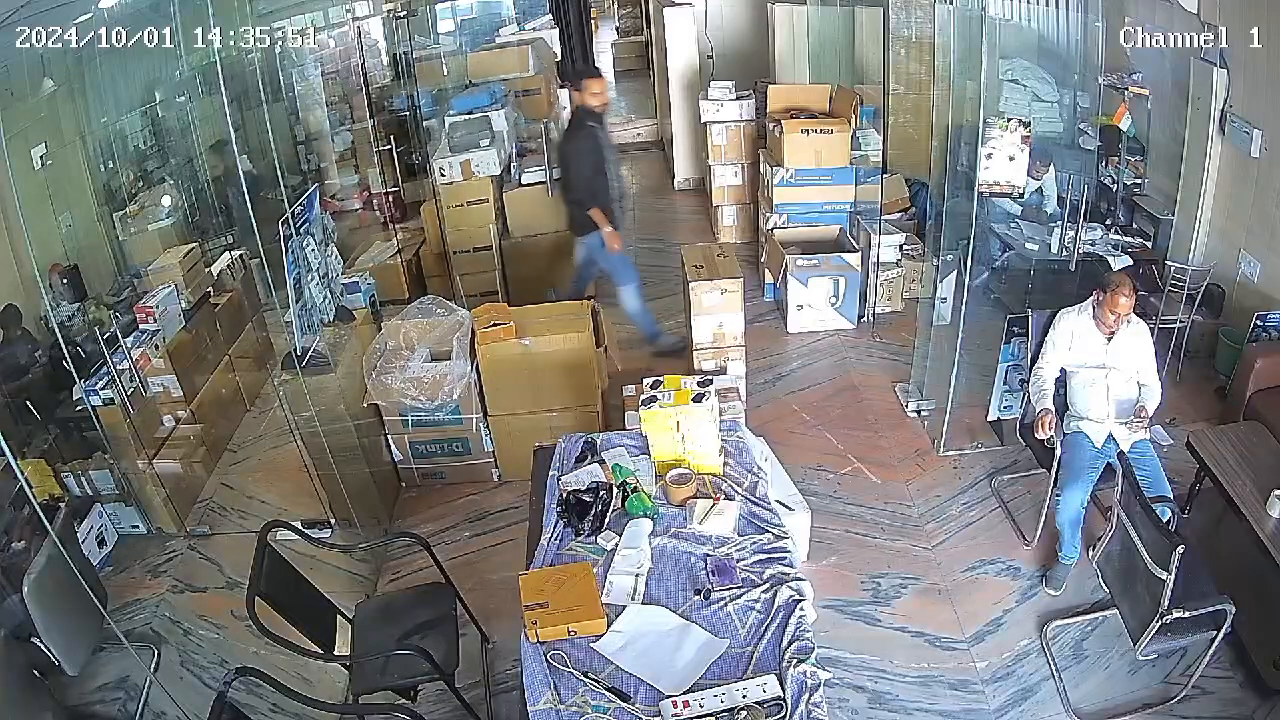
#> input picture frame 37 of Contour Area Detection/vid.mp4, 1280 x 720 px
$ python burgler_presence.py
#> lines starting #> are read from the running program, lines starting #| are printed output that depends on the picture; after the words box and inside, x2 and y2 are one past the last pixel; in counts of white or black regions, pixels touching at a corner belong together
import cv2

cap = cv2.VideoCapture('./hands_on_cv/vid.mp4')

frames = []
gap = 5
count = 0

# Properties
frame_width = int(cap.get(3))
frame_height = int(cap.get(4))
fps = cap.get(cv2.CAP_PROP_FPS)

# Writer
fourcc = cv2.VideoWriter_fourcc(*'mp4v')
out = cv2.VideoWriter('output.mp4', fourcc, fps, (frame_width, frame_height))


while True:
    ret, frame = cap.read()
#> frame is the input picture: shape (720, 1280, 3); mean B, G, R 126.8, 126.4, 123.5

    if not ret:
        break

    gray = cv2.cvtColor(frame, cv2.COLOR_BGR2GRAY)
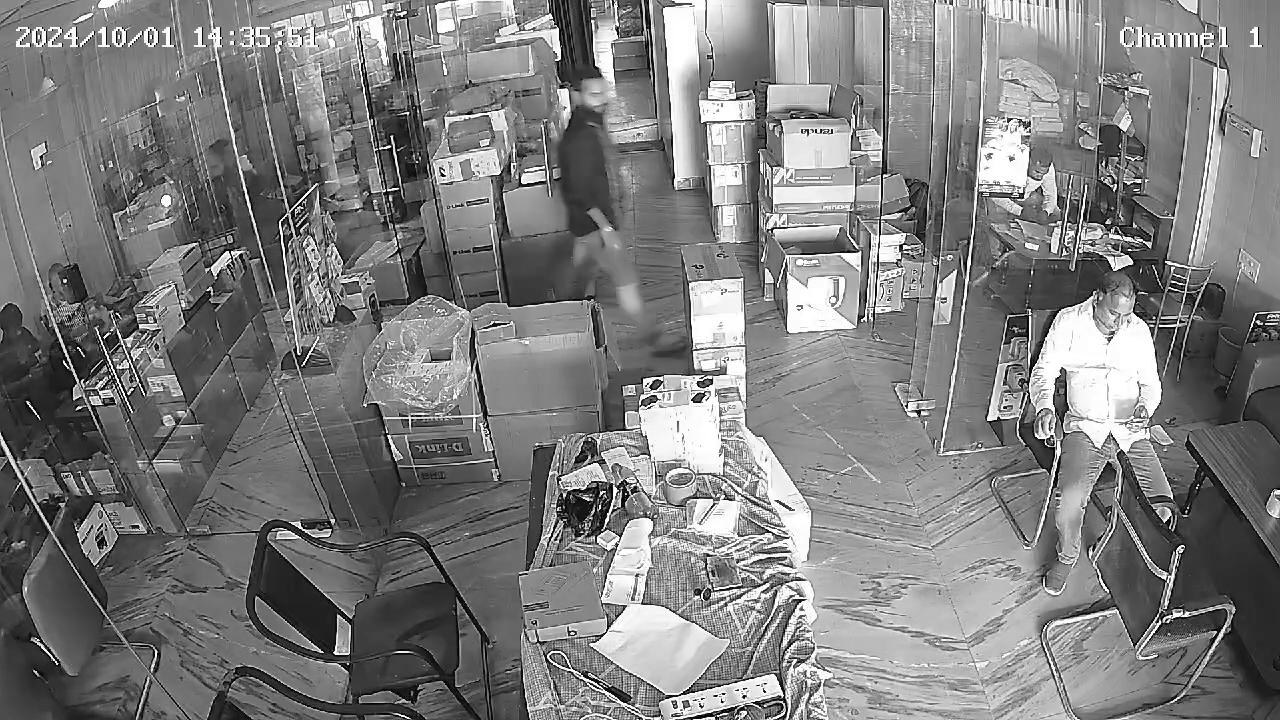
#> gray: shape (720, 1280); min 0, max 255, mean 125.6
    frames.append(gray)

    if len(frames) > gap + 1:
        frames.pop(0)

    cv2.putText(frame, f'Frame Count: {count}', (10, 30), cv2.FONT_HERSHEY_SIMPLEX, 1, (0, 255, 0), 2)
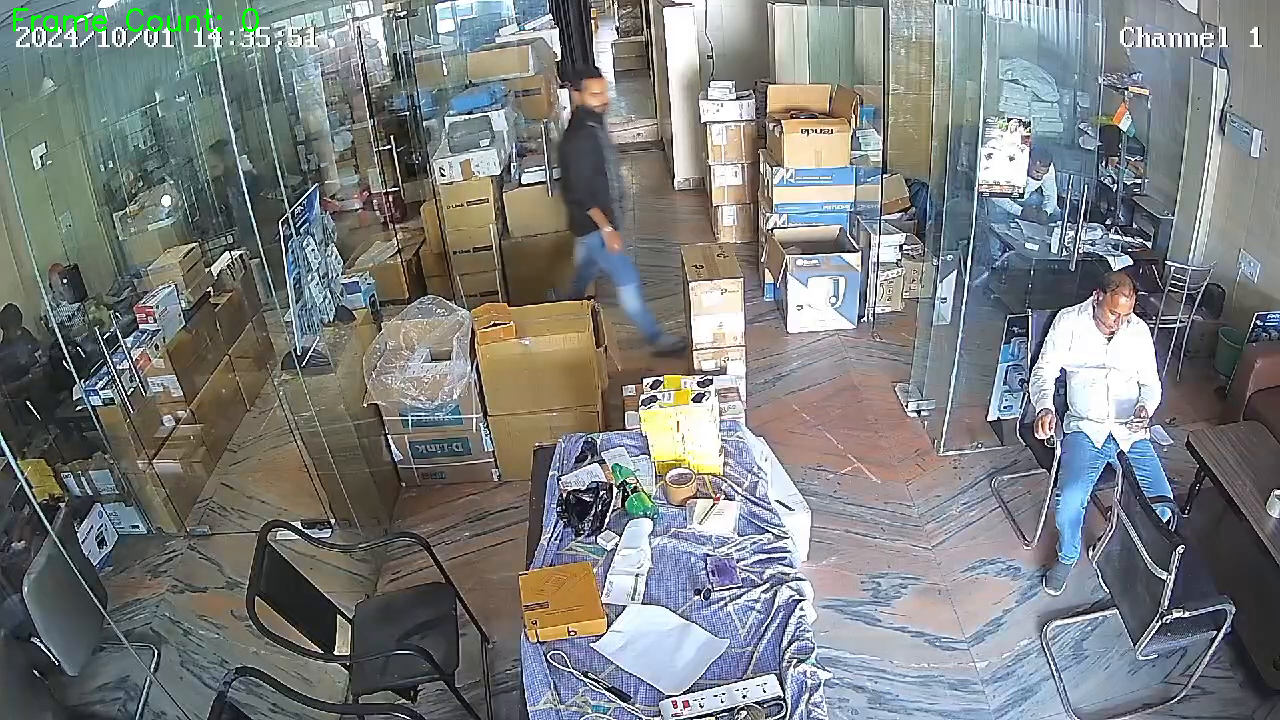
#> frame: shape (720, 1280, 3); 0.16% of pixels changed, all inside (x1, y1, x2, y2) = (13, 8, 259, 32)

    if len(frames) > gap:
        diff = cv2.absdiff(frames[0], frames[-1])
        _, thresh = cv2.threshold(diff, 30, 255, cv2.THRESH_BINARY)

        contours, _ = cv2.findContours(thresh, cv2.RETR_EXTERNAL, cv2.CHAIN_APPROX_SIMPLE)

        for c in contours:
            if cv2.contourArea(c) < 100:
                continue
            (x, y, w, h) = cv2.boundingRect(c)
            cv2.rectangle(frame, (x, y), (x + w, y + h), (0, 0, 255), 2)

        motion = any(cv2.contourArea(c) > 100 for c in contours)

        if motion:
            cv2.putText(frame, 'Motion Detected!', (10, 60), cv2.FONT_HERSHEY_SIMPLEX, 1, (0, 0, 255), 2)
            # cv2.imwrite(f'motion_{count}.jpg', frame)
            print(f'Motion detected at frame {count}')

        cv2.imshow('Burglar Presence Detection', frame)
        count += 1

        if cv2.waitKey(1) & 0xFF == 27:  # Press 'Esc' to exit
            break

    out.write(frame)

cap.release()
out.release()
cv2.destroyAllWindows()

$ run again, starting later in the video
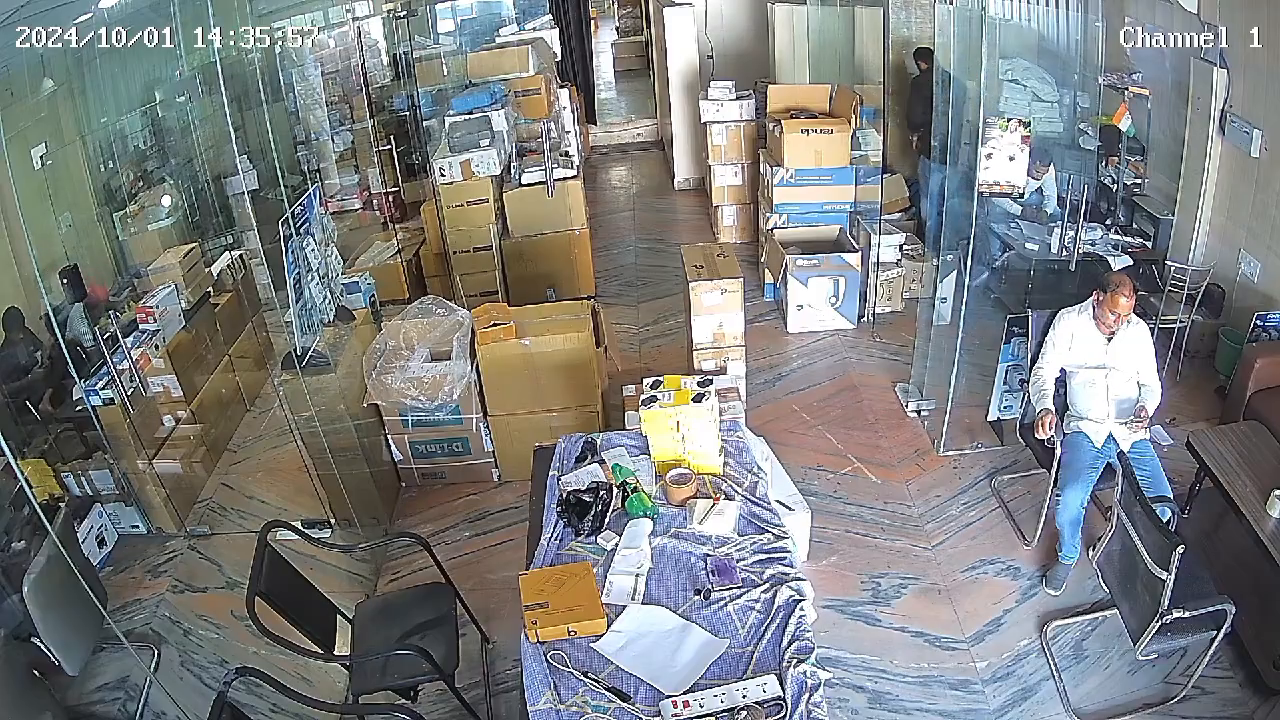
#> input picture frame 169 of Contour Area Detection/vid.mp4, 1280 x 720 px
#> frame is the input picture: shape (720, 1280, 3); mean B, G, R 128, 127.8, 125.1
#> `gray = cv2.cvtColor(frame, cv2.COLOR_BGR2GRAY)`:
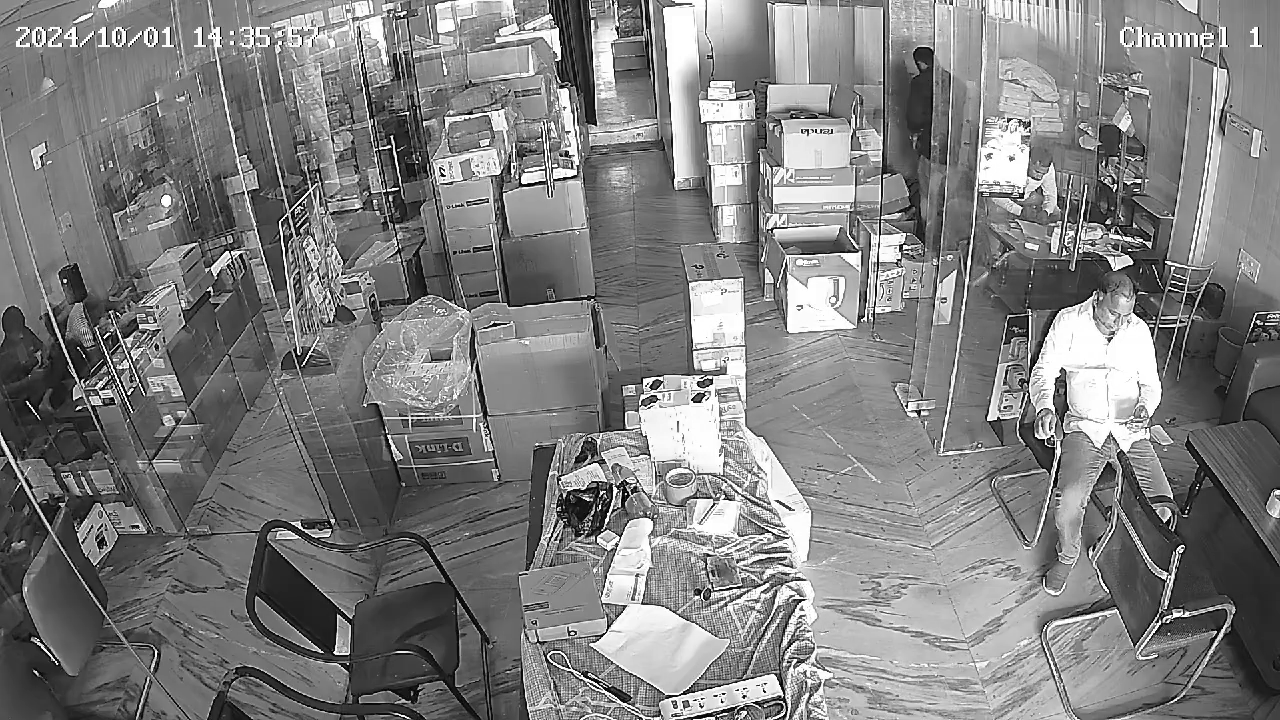
#> gray: shape (720, 1280); min 0, max 255, mean 127
#> `cv2.putText(frame, f'Frame Count: {count}', (10, 30), cv2.FONT_HERSHEY..`:
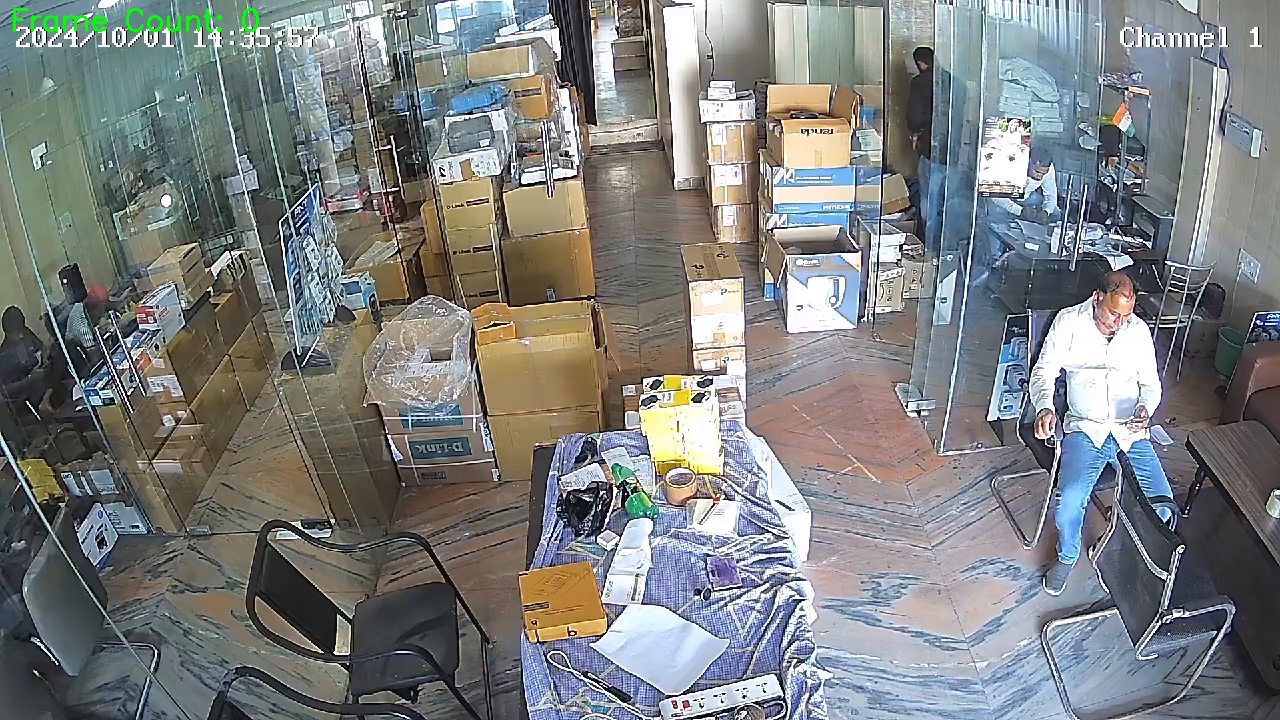
#> frame: shape (720, 1280, 3); 0.16% of pixels changed, all inside (x1, y1, x2, y2) = (13, 8, 259, 32)

$ run again, starting later in the video
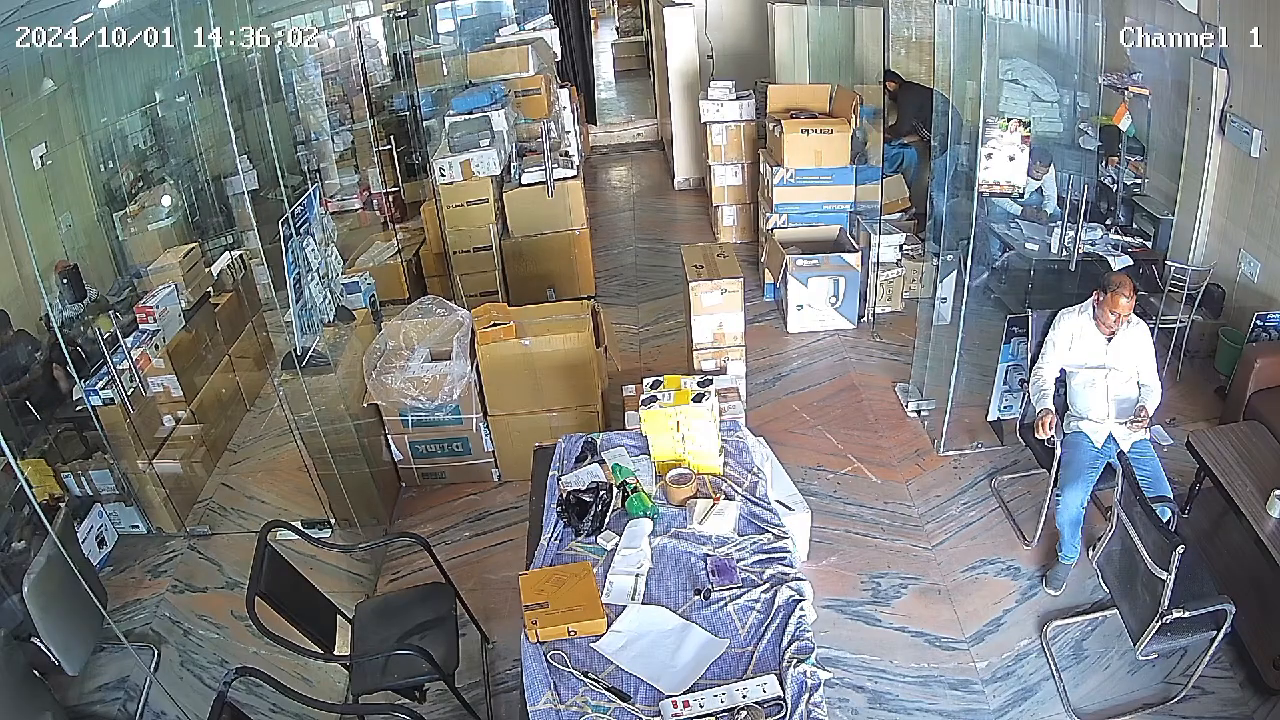
#> input picture frame 300 of Contour Area Detection/vid.mp4, 1280 x 720 px
#> frame is the input picture: shape (720, 1280, 3); mean B, G, R 127.3, 127.3, 124.9
#> `gray = cv2.cvtColor(frame, cv2.COLOR_BGR2GRAY)`:
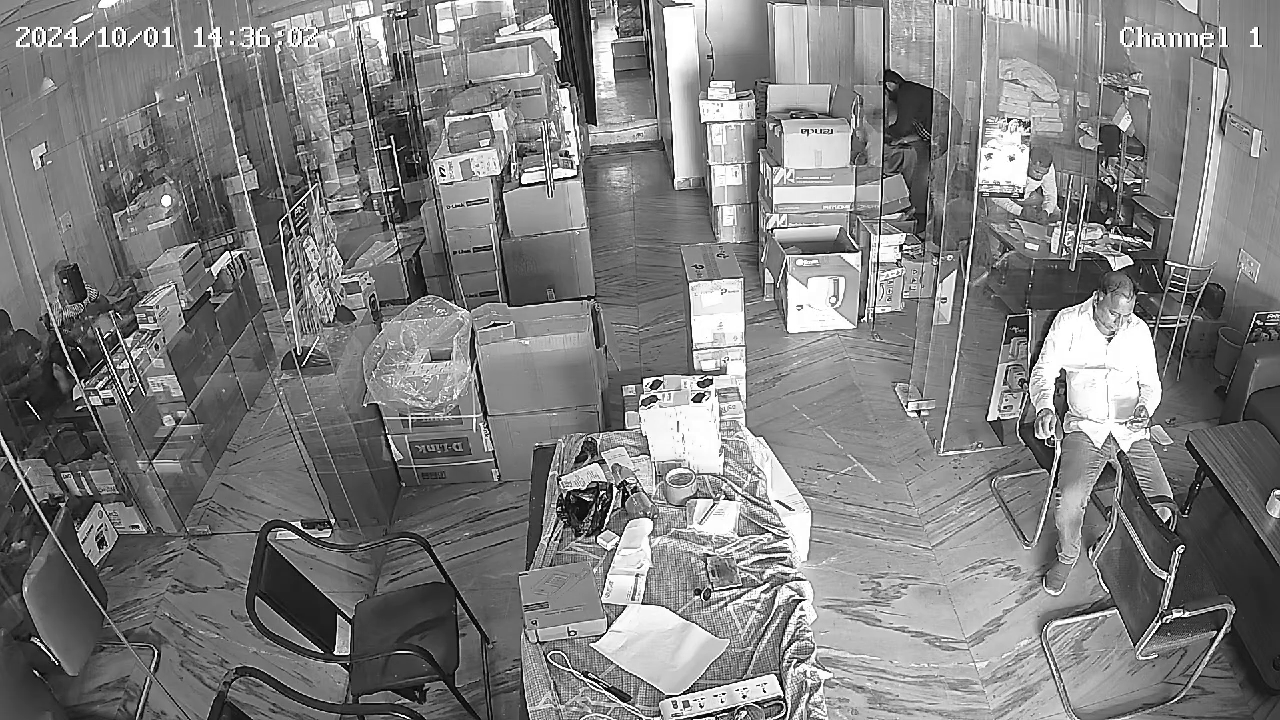
#> gray: shape (720, 1280); min 0, max 255, mean 126.6
#> `cv2.putText(frame, f'Frame Count: {count}', (10, 30), cv2.FONT_HERSHEY..`:
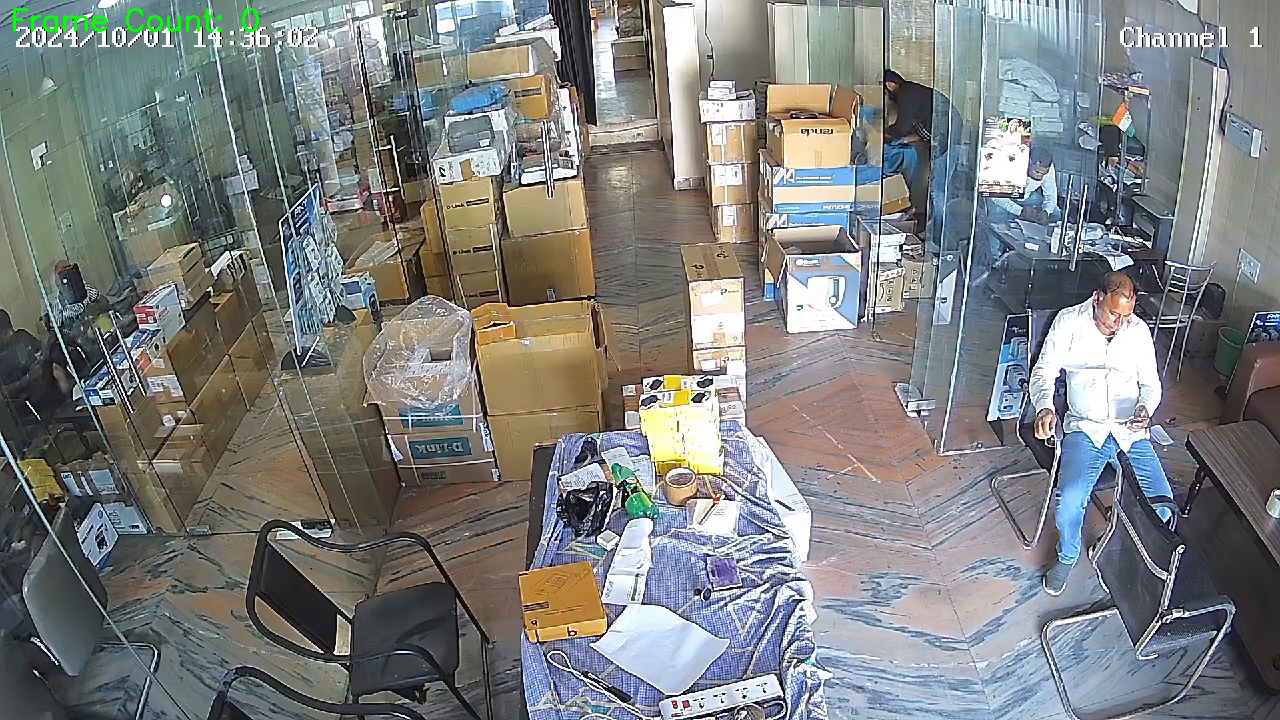
#> frame: shape (720, 1280, 3); 0.16% of pixels changed, all inside (x1, y1, x2, y2) = (13, 8, 259, 32)
